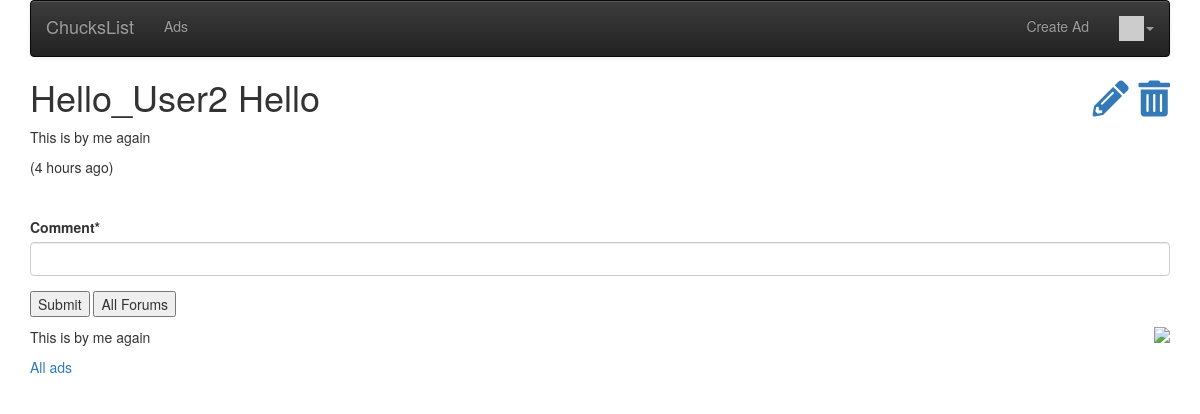
Screenshot of /ads/ad/31 (signed in) with the database file from the repository.
### ads/models.py (models this page shows, shortened)
class Ad(models.Model) :
    title = models.CharField(
            max_length=200,
            validators=[MinLengthValidator(2, "Title must be greater than 2 characters")]
    )
    price = models.DecimalField(max_digits=7, decimal_places=2, null=True)
    text = models.TextField()
    owner = models.ForeignKey(settings.AUTH_USER_MODEL, on_delete=models.CASCADE)
    created_at = models.DateTimeField(auto_now_add=True)
    updated_at = models.DateTimeField(auto_now=True)
    picture = models.BinaryField(null=True, editable=True)
    content_type = models.CharField(max_length=256, null=True, help_text='The MIMEType of the file')
    owner = models.ForeignKey(settings.AUTH_USER_MODEL, on_delete=models.CASCADE)
    comments = models.ManyToManyField(settings.AUTH_USER_MODEL,
        through='Comment', related_name='comments_owned')
    favorites = models.ManyToManyField(settings.AUTH_USER_MODEL,
        through='Fav', related_name='favorite_ads')

### ads/views.py (the view)
# urls.py: path('ad/<int:pk>', views.AdDetailView.as_view(), name='ad_detail'),
class AdDetailView(OwnerDetailView):
    model = Ad
    template_name = "ads/ad_detail.html"
    def get(self, request, pk) :
        x = Ad.objects.get(id=pk)
        comments = Comment.objects.filter(ad=x).order_by('-updated_at')
        comment_form = CommentForm()
        context = { 'ad' : x, 'comments': comments, 'comment_form': comment_form }
        return render(request, self.template_name, context)

### ads/forms.py
class CommentForm(forms.Form):
    comment = forms.CharField(required=True, max_length=500, min_length=3, strip=True)

### home/context_processors.py (called while the page is built)
def settings(request):
    return {
        'settings': django_settings,
    }

### home/templatetags/app_tags.py (called while the page is built)
@register.filter(name='gravatar')
def gravatar(user, size=35):
    email = str(user.email.strip().lower()).encode('utf-8')
    email_hash = md5(email).hexdigest()
    url = "//www.gravatar.com/avatar/{0}?s={1}&d=identicon&r=PG"
    return url.format(email_hash, size)

### ads/templates/ads/ad_detail.html (shortened to what this page needs)
{% extends "base_menu.html" %}
{% load humanize %}
{% block content %}
<h1>
{% if ad.owner == user %}
<span style="float: right;">
<a href="{% url 'ads:ad_update' ad.id %}"><i class="fa fa-pencil"></i></a>
<a href="{% url 'ads:ad_delete' ad.id %}"><i class="fa fa-trash"></i></a>
</span>
{% endif %}
{{ ad.title }}
</h1>
<p>
{{ ad.text }}
</p>
<p>
({{ ad.updated_at|naturaltime }})
</p>
{% if user.is_authenticated %}
<br clear="all"/>
<p>
{% load crispy_forms_tags %}
<form method="post" action="{% url 'ads:ad_comment_create' ad.id %}">
    {{ comment_form|crispy }}
<input type="submit" value="Submit">
<input type="submit" value="All Forums" onclick="window.location.href='{% url 'ads:all' %}';return false;">
</form>
</p>
{% endif %}
{% if ad.content_type %}
<img style="float:right; max-width:50%;" src="{% url 'ads:ad_picture' ad.id %}"
    onclick="document.getElementById('overlay').style.display = 'block';">
{% endif %}
<p>
{{ ad.text }}
</p>
<p>
<a href="{% url 'ads:all' %}">All ads</a>
</p>
{% endblock %}

### rows the page displays
Ad: title "Hello_User2 Hello", text "This is by me again", updated_at "4 hours ago"

### other values shown
{{ settings.APP_NAME }} "ChucksList"
